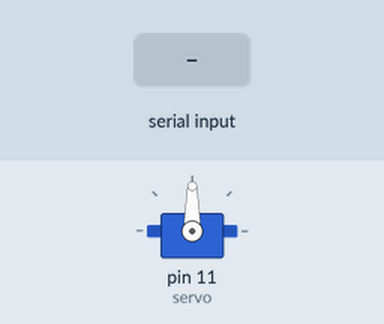
A sketch run on a simulated Arduino Uno, built with avr-gcc and run on an emulated ATmega328P. On the bench: servo. The inputs (shaded band) are chosen by the test bench.

Above: at 1.2 s.
1.3 s: "90,45\n" received over Serial
At 1.9 s:
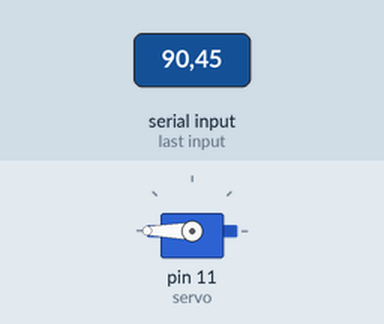
2.8 s: byte 10 ('\n') received over Serial
At 4.0 s:
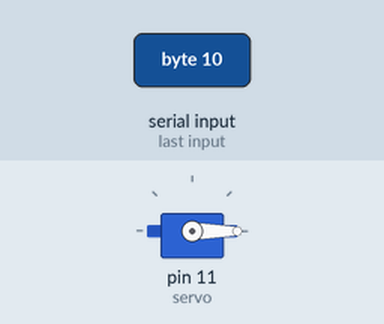
4.3 s: "90\n" received over Serial
At 5.3 s:
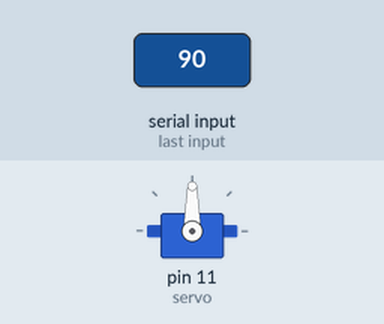
5.8 s: "30,150\n" received over Serial
At 6.6 s:
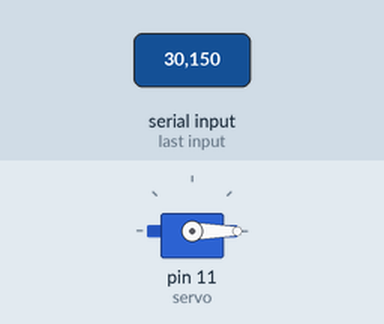
Timing chart, 0 to 8.3 s (numbered marks = the images above; inputs shaded):
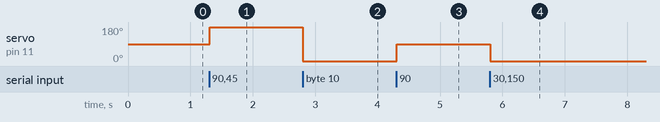

Measured:
- after the input at 1.3 s, servo on pin 11 (servo): 90° → 180° at once
- after the input at 2.8 s, servo on pin 11 (servo): 180° → 0° at once
- after the input at 4.3 s, servo on pin 11 (servo): 0° → 90° at once
- after the input at 5.8 s, servo on pin 11 (servo): 90° → 0° at once

The sketch:

servo_test.ino
```cpp
#include<Servo.h>

int getIntegerFromSerial(){
  int n=0;
  while(1){
    if(Serial.available()<=0)
      continue;
    char readChar=Serial.read();
    if(readChar=='\n'){
      return n;
    }
    n*=10;
    unsigned int l=readChar-'0';
    n+=l;
  }
}

Servo servo;

void setup() {
  // put your setup code here, to run once:
  servo.attach(11,500,2400);
  Serial.begin(9600);
}

void loop() {
  // put your main code here, to run repeatedly:
  servo.write(getIntegerFromSerial());
}
```
